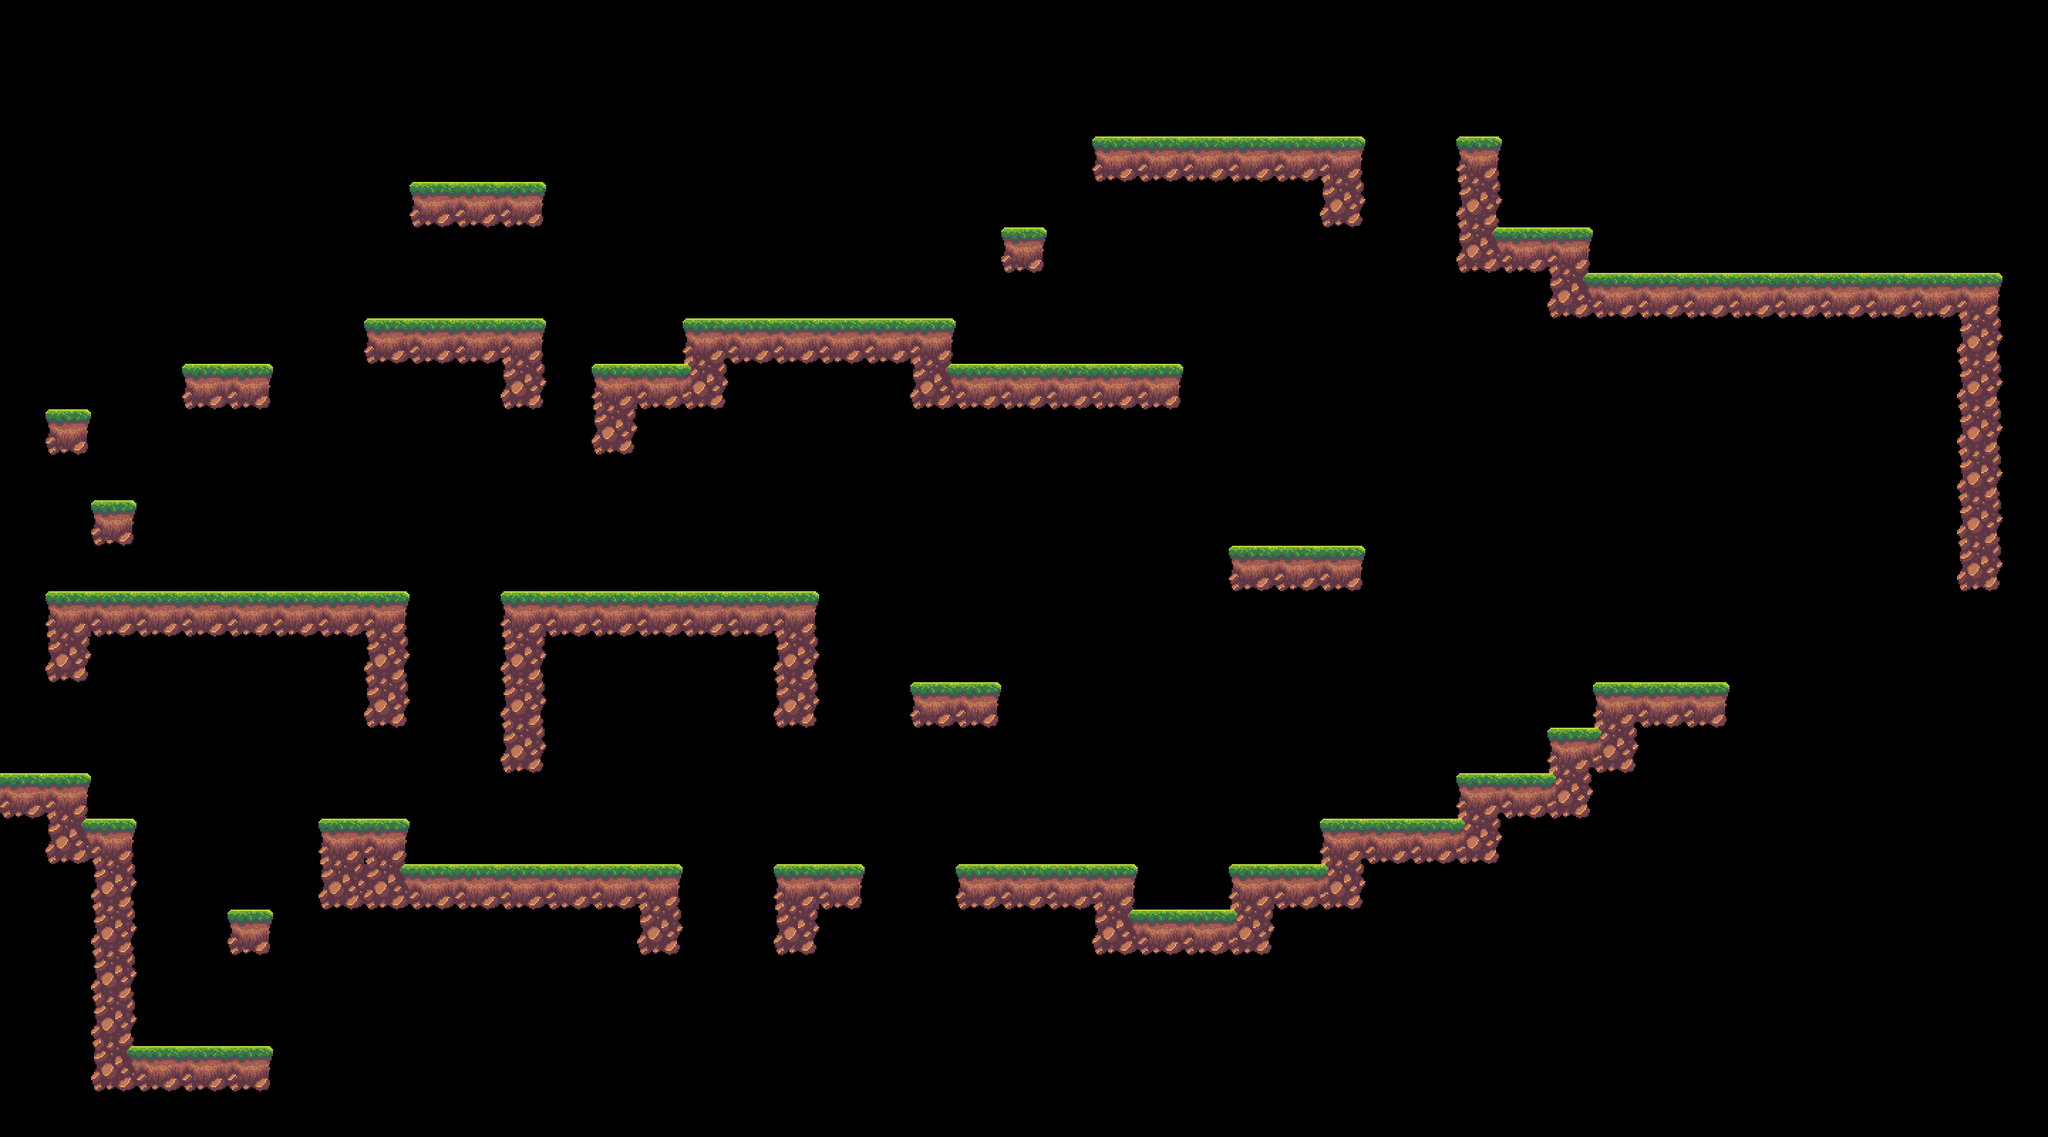

A level layout from a 2D game, rendered from its tile map. Below: a short description, then the map file with its tile-grid data intact:
An orthogonal 45x25 tile map with 64x64 px tiles, 1 tile layer (Main), 2 tilesets and 36 objects (10x Worm, Player, Pika).

<map version="1.10" tiledversion="1.12.1" orientation="orthogonal" renderorder="right-down" width="45" height="25" tilewidth="64" tileheight="64" infinite="0" nextlayerid="6" nextobjectid="96">
 <tileset firstgid="1" name="hothouse_flowers" tilewidth="32" tileheight="32" tilecount="72" columns="6">
  <image source="../graphics/hothouse_flowers.png" width="192" height="384" />
 </tileset>
 <tileset firstgid="73" name="[64x64] Rocky Grass" tilewidth="64" tileheight="64" tilecount="56" columns="8">
  <image source="../graphics/[64x64] Rocky Grass.png" width="512" height="448" />
 </tileset>
 <layer id="1" name="Main" width="45" height="25">
  <data encoding="csv">
0,0,0,0,0,0,0,0,0,0,0,0,0,0,0,0,0,0,0,0,0,0,0,0,0,0,0,0,0,0,0,0,0,0,0,0,0,0,0,0,0,0,0,0,0,
0,0,0,0,0,0,0,0,0,0,0,0,0,0,0,0,0,0,0,0,0,0,0,0,0,0,0,0,0,0,0,0,0,0,0,0,0,0,0,0,0,0,0,0,0,
0,0,0,0,0,0,0,0,0,0,0,0,0,0,0,0,0,0,0,0,0,0,0,0,0,0,0,0,0,0,0,0,0,0,0,0,0,0,0,0,0,0,0,0,0,
0,0,0,0,0,0,0,0,0,0,0,0,0,0,0,0,0,0,0,0,0,0,0,0,117,118,118,118,118,78,0,0,100,0,0,0,0,0,0,0,0,0,0,0,0,
0,0,0,0,0,0,0,0,0,117,118,119,0,0,0,0,0,0,0,0,0,0,0,0,0,0,0,0,0,116,0,0,108,0,0,0,0,0,0,0,0,0,0,0,0,
0,0,0,0,0,0,0,0,0,0,0,0,0,0,0,0,0,0,0,0,0,0,120,0,0,0,0,0,0,0,0,0,92,118,78,0,0,0,0,0,0,0,0,0,0,
0,0,0,0,0,0,0,0,0,0,0,0,0,0,0,0,0,0,0,0,0,0,0,0,0,0,0,0,0,0,0,0,0,0,92,118,118,118,118,118,118,118,118,78,0,
0,0,0,0,0,0,0,0,117,118,118,78,0,0,0,76,118,118,118,118,75,0,0,0,0,0,0,0,0,0,0,0,0,0,0,0,0,0,0,0,0,0,0,108,0,
0,0,0,0,117,119,0,0,0,0,0,116,0,73,118,94,0,0,0,0,92,118,118,118,118,119,0,0,0,0,0,0,0,0,0,0,0,0,0,0,0,0,0,108,0,
0,120,0,0,0,0,0,0,0,0,0,0,0,116,0,0,0,0,0,0,0,0,0,0,0,0,0,0,0,0,0,0,0,0,0,0,0,0,0,0,0,0,0,108,0,
0,0,0,0,0,0,0,0,0,0,0,0,0,0,0,0,0,0,0,0,0,0,0,0,0,0,0,0,0,0,0,0,0,0,0,0,0,0,0,0,0,0,0,108,0,
0,0,120,0,0,0,0,0,0,0,0,0,0,0,0,0,0,0,0,0,0,0,0,0,0,0,0,0,0,0,0,0,0,0,0,0,0,0,0,0,0,0,0,108,0,
0,0,0,0,0,0,0,0,0,0,0,0,0,0,0,0,0,0,0,0,0,0,0,0,0,0,0,117,118,119,0,0,0,0,0,0,0,0,0,0,0,0,0,116,0,
0,73,118,118,118,118,118,118,78,0,0,73,118,118,118,118,118,78,0,0,0,0,0,0,0,0,0,0,0,0,0,0,0,0,0,0,0,0,0,0,0,0,0,0,0,
0,116,0,0,0,0,0,0,108,0,0,108,0,0,0,0,0,108,0,0,0,0,0,0,0,0,0,0,0,0,0,0,0,0,0,0,0,0,0,0,0,0,0,0,0,
0,0,0,0,0,0,0,0,116,0,0,108,0,0,0,0,0,116,0,0,117,119,0,0,0,0,0,0,0,0,0,0,0,0,0,76,118,119,0,0,0,0,0,0,0,
0,0,0,0,0,0,0,0,0,0,0,116,0,0,0,0,0,0,0,0,0,0,0,0,0,0,0,0,0,0,0,0,0,0,76,94,0,0,0,0,0,0,0,0,0,
118,78,0,0,0,0,0,0,0,0,0,0,0,0,0,0,0,0,0,0,0,0,0,0,0,0,0,0,0,0,0,0,76,118,94,0,0,0,0,0,0,0,0,0,0,
0,92,78,0,0,0,0,73,78,0,0,0,0,0,0,0,0,0,0,0,0,0,0,0,0,0,0,0,0,76,118,118,94,0,0,0,0,0,0,0,0,0,0,0,0,
0,0,108,0,0,0,0,89,112,118,118,118,118,118,78,0,0,73,119,0,0,117,118,118,78,0,0,73,118,94,0,0,0,0,0,0,0,0,0,0,0,0,0,0,0,
0,0,108,0,0,120,0,0,0,0,0,0,0,0,116,0,0,116,0,0,0,0,0,0,92,118,118,94,0,0,0,0,0,0,0,0,0,0,0,0,0,0,0,0,0,
0,0,108,0,0,0,0,0,0,0,0,0,0,0,0,0,0,0,0,0,0,0,0,0,0,0,0,0,0,0,0,0,0,0,0,0,0,0,0,0,0,0,0,0,0,
0,0,108,0,0,0,0,0,0,0,0,0,0,0,0,0,0,0,0,0,0,0,0,0,0,0,0,0,0,0,0,0,0,0,0,0,0,0,0,0,0,0,0,0,0,
0,0,92,118,118,119,0,0,0,0,0,0,0,0,0,0,0,0,0,0,0,0,0,0,0,0,0,0,0,0,0,0,0,0,0,0,0,0,0,0,0,0,0,0,0,
0,0,0,0,0,0,0,0,0,0,0,0,0,0,0,0,0,0,0,0,0,0,0,0,0,0,0,0,0,0,0,0,0,0,0,0,0,0,0,0,0,0,0,0,0
</data>
 </layer>
 <objectgroup id="2" name="Entities">
  <object id="1" name="Player" x="320" y="320">
   <point />
  </object>
  <object id="3" name="Worm" x="2240" y="320" width="576" height="64" />
  <object id="4" name="Worm" x="1536" y="128" width="384" height="64" />
  <object id="5" name="Worm" x="960" y="384" width="384" height="64" />
  <object id="6" name="Worm" x="704" y="768" width="448" height="64" />
  <object id="7" name="Worm" x="576" y="1152" width="384" height="64" />
  <object id="79" name="Pika" x="2368" y="960">
   <point />
  </object>
  <object id="89" name="Worm" x="576" y="192" width="192" height="64" />
  <object id="90" name="Worm" x="1344" y="1152" width="256" height="64" />
  <object id="92" name="Worm" x="1344" y="448" width="320" height="64" />
  <object id="93" name="Worm" x="64" y="768" width="512" height="64" />
  <object id="94" name="Worm" x="1856" y="1088" width="192" height="64" />
 </objectgroup>
 <objectgroup id="5" name="Flowers">
  <object id="56" gid="25" x="64" y="576" width="64" height="64" />
  <object id="58" gid="26" x="192" y="832" width="64" height="64" />
  <object id="59" gid="27" x="384" y="768" width="64" height="64" />
  <object id="60" gid="28" x="576" y="448" width="64" height="64" />
  <object id="61" gid="29" x="448" y="384" width="64" height="64" />
  <object id="62" gid="30" x="512" y="448" width="64" height="64" />
  <object id="63" gid="29" x="832" y="1216" width="64" height="64" />
  <object id="64" gid="29" x="64" y="1088" width="64" height="64" />
  <object id="68" gid="28" x="960" y="448" width="64" height="64" />
  <object id="69" gid="28" x="1856" y="192" width="64" height="64" />
  <object id="70" gid="28" x="2368" y="384" width="64" height="64" />
  <object id="71" gid="25" x="704" y="448" width="64" height="64" />
  <object id="72" gid="25" x="832" y="320" width="64" height="64" />
  <object id="73" gid="30" x="896" y="384" width="64" height="64" />
  <object id="74" gid="26" x="768" y="384" width="64" height="64" />
  <object id="75" gid="27" x="768" y="832" width="64" height="64" />
  <object id="76" gid="29" x="1408" y="320" width="64" height="64" />
  <object id="77" gid="30" x="256" y="1472" width="64" height="64" />
  <object id="78" gid="28" x="1152" y="1216" width="64" height="64" />
  <object id="82" gid="30" x="1600" y="1280" width="64" height="64" />
  <object id="80" gid="30" x="2048" y="1088" width="64" height="64" />
  <object id="86" gid="26" x="1792" y="1216" width="64" height="64" />
  <object id="87" gid="29" x="1792" y="768" width="64" height="64" />
  <object id="88" gid="25" x="640" y="256" width="64" height="64" />
 </objectgroup>
</map>
